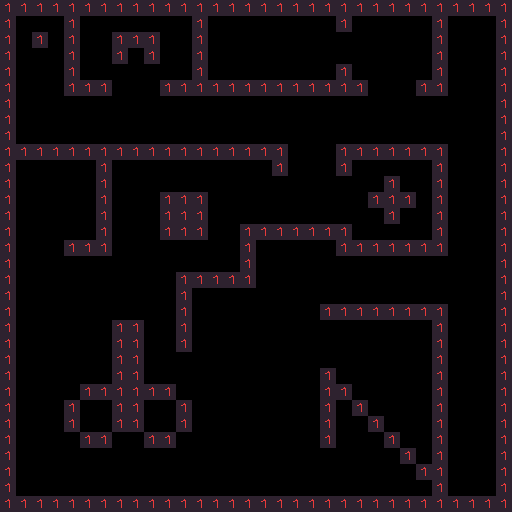

This game map was drawn from its Tiled (.tmx) file and the tilesets committed beside it. A one-line description and the full map source follow:
An orthogonal 32x32 tile map with 16x16 px tiles, 2 tile layers (tile_layer, entity_layer).

<map version="1.5" tiledversion="1.7.2" orientation="orthogonal" renderorder="right-down" width="32" height="32" tilewidth="16" tileheight="16" infinite="0" nextlayerid="3" nextobjectid="1">
 <editorsettings>
  <export target="testMap2.lua" format="lua" />
 </editorsettings>
 <tileset firstgid="1" source="tile_set.tsx" />
 <layer id="1" name="tile_layer" width="32" height="32">
  <data encoding="csv">
1,1,1,1,1,1,1,1,1,1,1,1,1,1,1,1,1,1,1,1,1,1,1,1,1,1,1,1,1,1,1,1,
1,0,0,0,1,0,0,0,0,0,0,0,1,0,0,0,0,0,0,0,0,1,0,0,0,0,0,1,0,0,0,1,
1,0,0,0,1,0,0,1,1,1,0,0,1,0,0,0,0,0,0,0,0,0,0,0,0,0,0,1,0,0,0,1,
1,0,0,0,1,0,0,1,0,1,0,0,1,0,0,0,0,0,0,0,0,0,0,0,0,0,0,1,0,0,0,1,
1,0,0,0,1,0,0,0,0,0,0,0,1,0,0,0,0,0,0,0,0,1,0,0,0,0,0,1,0,0,0,1,
1,0,0,0,1,1,1,0,0,0,1,1,1,1,1,1,1,1,1,1,1,1,1,0,0,0,1,1,0,0,0,1,
1,0,0,0,0,0,0,0,0,0,0,0,0,0,0,0,0,0,0,0,0,0,0,0,0,0,0,0,0,0,0,1,
1,0,0,0,0,0,0,0,0,0,0,0,0,0,0,0,0,0,0,0,0,0,0,0,0,0,0,0,0,0,0,1,
1,0,0,0,0,0,0,0,0,0,0,0,0,0,0,0,0,0,0,0,0,0,0,0,0,0,0,0,0,0,0,1,
1,1,1,1,1,1,1,1,1,1,1,1,1,1,1,1,1,1,0,0,0,1,1,1,1,1,1,1,0,0,0,1,
1,0,0,0,0,0,1,0,0,0,0,0,0,0,0,0,0,1,0,0,0,1,0,0,0,0,0,1,0,0,0,1,
1,0,0,0,0,0,1,0,0,0,0,0,0,0,0,0,0,0,0,0,0,0,0,0,1,0,0,1,0,0,0,1,
1,0,0,0,0,0,1,0,0,0,1,1,1,0,0,0,0,0,0,0,0,0,0,1,1,1,0,1,0,0,0,1,
1,0,0,0,0,0,1,0,0,0,1,1,1,0,0,0,0,0,0,0,0,0,0,0,1,0,0,1,0,0,0,1,
1,0,0,0,0,0,1,0,0,0,1,1,1,0,0,1,1,1,1,1,1,1,0,0,0,0,0,1,0,0,0,1,
1,0,0,0,1,1,1,0,0,0,0,0,0,0,0,1,0,0,0,0,0,1,1,1,1,1,1,1,0,0,0,1,
1,0,0,0,0,0,0,0,0,0,0,0,0,0,0,1,0,0,0,0,0,0,0,0,0,0,0,0,0,0,0,1,
1,0,0,0,0,0,0,0,0,0,0,1,1,1,1,1,0,0,0,0,0,0,0,0,0,0,0,0,0,0,0,1,
1,0,0,0,0,0,0,0,0,0,0,1,0,0,0,0,0,0,0,0,0,0,0,0,0,0,0,0,0,0,0,1,
1,0,0,0,0,0,0,0,0,0,0,1,0,0,0,0,0,0,0,0,1,1,1,1,1,1,1,1,0,0,0,1,
1,0,0,0,0,0,0,1,1,0,0,1,0,0,0,0,0,0,0,0,0,0,0,0,0,0,0,1,0,0,0,1,
1,0,0,0,0,0,0,1,1,0,0,1,0,0,0,0,0,0,0,0,0,0,0,0,0,0,0,1,0,0,0,1,
1,0,0,0,0,0,0,1,1,0,0,0,0,0,0,0,0,0,0,0,0,0,0,0,0,0,0,1,0,0,0,1,
1,0,0,0,0,0,0,1,1,0,0,0,0,0,0,0,0,0,0,0,1,0,0,0,0,0,0,1,0,0,0,1,
1,0,0,0,0,1,1,1,1,1,1,0,0,0,0,0,0,0,0,0,1,1,0,0,0,0,0,1,0,0,0,1,
1,0,0,0,1,0,0,1,1,0,0,1,0,0,0,0,0,0,0,0,1,0,1,0,0,0,0,1,0,0,0,1,
1,0,0,0,1,0,0,1,1,0,0,1,0,0,0,0,0,0,0,0,1,0,0,1,0,0,0,1,0,0,0,1,
1,0,0,0,0,1,1,0,0,1,1,0,0,0,0,0,0,0,0,0,1,0,0,0,1,0,0,1,0,0,0,1,
1,0,0,0,0,0,0,0,0,0,0,0,0,0,0,0,0,0,0,0,0,0,0,0,0,1,0,1,0,0,0,1,
1,0,0,0,0,0,0,0,0,0,0,0,0,0,0,0,0,0,0,0,0,0,0,0,0,0,1,1,0,0,0,1,
1,0,0,0,0,0,0,0,0,0,0,0,0,0,0,0,0,0,0,0,0,0,0,0,0,0,0,1,0,0,0,1,
1,1,1,1,1,1,1,1,1,1,1,1,1,1,1,1,1,1,1,1,1,1,1,1,1,1,1,1,1,1,1,1
</data>
 </layer>
 <layer id="2" name="entity_layer" width="32" height="32">
  <data encoding="csv">
0,0,0,0,0,0,0,0,0,0,0,0,0,0,0,0,0,0,0,0,0,0,0,0,0,0,0,0,0,0,0,0,
0,0,0,0,0,0,0,0,0,0,0,0,0,0,0,0,0,0,0,0,0,0,0,0,0,0,0,0,0,0,0,0,
0,0,1,0,0,0,0,0,0,0,0,0,0,0,0,0,0,0,0,0,0,0,0,0,0,0,0,0,0,0,0,0,
0,0,0,0,0,0,0,0,0,0,0,0,0,0,0,0,0,0,0,0,0,0,0,0,0,0,0,0,0,0,0,0,
0,0,0,0,0,0,0,0,0,0,0,0,0,0,0,0,0,0,0,0,0,0,0,0,0,0,0,0,0,0,0,0,
0,0,0,0,0,0,0,0,0,0,0,0,0,0,0,0,0,0,0,0,0,0,0,0,0,0,0,0,0,0,0,0,
0,0,0,0,0,0,0,0,0,0,0,0,0,0,0,0,0,0,0,0,0,0,0,0,0,0,0,0,0,0,0,0,
0,0,0,0,0,0,0,0,0,0,0,0,0,0,0,0,0,0,0,0,0,0,0,0,0,0,0,0,0,0,0,0,
0,0,0,0,0,0,0,0,0,0,0,0,0,0,0,0,0,0,0,0,0,0,0,0,0,0,0,0,0,0,0,0,
0,0,0,0,0,0,0,0,0,0,0,0,0,0,0,0,0,0,0,0,0,0,0,0,0,0,0,0,0,0,0,0,
0,0,0,0,0,0,0,0,0,0,0,0,0,0,0,0,0,0,0,0,0,0,0,0,0,0,0,0,0,0,0,0,
0,0,0,0,0,0,0,0,0,0,0,0,0,0,0,0,0,0,0,0,0,0,0,0,0,0,0,0,0,0,0,0,
0,0,0,0,0,0,0,0,0,0,0,0,0,0,0,0,0,0,0,0,0,0,0,0,0,0,0,0,0,0,0,0,
0,0,0,0,0,0,0,0,0,0,0,0,0,0,0,0,0,0,0,0,0,0,0,0,0,0,0,0,0,0,0,0,
0,0,0,0,0,0,0,0,0,0,0,0,0,0,0,0,0,0,0,0,0,0,0,0,0,0,0,0,0,0,0,0,
0,0,0,0,0,0,0,0,0,0,0,0,0,0,0,0,0,0,0,0,0,0,0,0,0,0,0,0,0,0,0,0,
0,0,0,0,0,0,0,0,0,0,0,0,0,0,0,0,0,0,0,0,0,0,0,0,0,0,0,0,0,0,0,0,
0,0,0,0,0,0,0,0,0,0,0,0,0,0,0,0,0,0,0,0,0,0,0,0,0,0,0,0,0,0,0,0,
0,0,0,0,0,0,0,0,0,0,0,0,0,0,0,0,0,0,0,0,0,0,0,0,0,0,0,0,0,0,0,0,
0,0,0,0,0,0,0,0,0,0,0,0,0,0,0,0,0,0,0,0,0,0,0,0,0,0,0,0,0,0,0,0,
0,0,0,0,0,0,0,0,0,0,0,0,0,0,0,0,0,0,0,0,0,0,0,0,0,0,0,0,0,0,0,0,
0,0,0,0,0,0,0,0,0,0,0,0,0,0,0,0,0,0,0,0,0,0,0,0,0,0,0,0,0,0,0,0,
0,0,0,0,0,0,0,0,0,0,0,0,0,0,0,0,0,0,0,0,0,0,0,0,0,0,0,0,0,0,0,0,
0,0,0,0,0,0,0,0,0,0,0,0,0,0,0,0,0,0,0,0,0,0,0,0,0,0,0,0,0,0,0,0,
0,0,0,0,0,0,0,0,0,0,0,0,0,0,0,0,0,0,0,0,0,0,0,0,0,0,0,0,0,0,0,0,
0,0,0,0,0,0,0,0,0,0,0,0,0,0,0,0,0,0,0,0,0,0,0,0,0,0,0,0,0,0,0,0,
0,0,0,0,0,0,0,0,0,0,0,0,0,0,0,0,0,0,0,0,0,0,0,0,0,0,0,0,0,0,0,0,
0,0,0,0,0,0,0,0,0,0,0,0,0,0,0,0,0,0,0,0,0,0,0,0,0,0,0,0,0,0,0,0,
0,0,0,0,0,0,0,0,0,0,0,0,0,0,0,0,0,0,0,0,0,0,0,0,0,0,0,0,0,0,0,0,
0,0,0,0,0,0,0,0,0,0,0,0,0,0,0,0,0,0,0,0,0,0,0,0,0,0,0,0,0,0,0,0,
0,0,0,0,0,0,0,0,0,0,0,0,0,0,0,0,0,0,0,0,0,0,0,0,0,0,0,0,0,0,0,0,
0,0,0,0,0,0,0,0,0,0,0,0,0,0,0,0,0,0,0,0,0,0,0,0,0,0,0,0,0,0,0,0
</data>
 </layer>
</map>